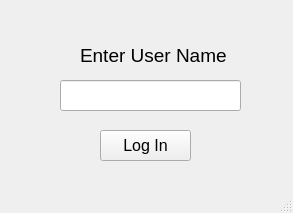
<?xml version="1.0" encoding="UTF-8"?>
<ui version="4.0">
 <class>LoginPage</class>
 <widget class="QMainWindow" name="LoginPage">
  <property name="geometry">
   <rect>
    <x>0</x>
    <y>0</y>
    <width>293</width>
    <height>213</height>
   </rect>
  </property>
  <property name="windowTitle">
   <string>Event Planner Login</string>
  </property>
  <widget class="QWidget" name="centralwidget">
   <widget class="QPushButton" name="loginButton">
    <property name="geometry">
     <rect>
      <x>100</x>
      <y>130</y>
      <width>91</width>
      <height>31</height>
     </rect>
    </property>
    <property name="font">
     <font>
      <pointsize>12</pointsize>
     </font>
    </property>
    <property name="text">
     <string>Log In</string>
    </property>
   </widget>
   <widget class="QLineEdit" name="userNameText">
    <property name="geometry">
     <rect>
      <x>60</x>
      <y>80</y>
      <width>181</width>
      <height>31</height>
     </rect>
    </property>
    <property name="font">
     <font>
      <pointsize>16</pointsize>
     </font>
    </property>
   </widget>
   <widget class="QLabel" name="label">
    <property name="geometry">
     <rect>
      <x>80</x>
      <y>40</y>
      <width>161</width>
      <height>31</height>
     </rect>
    </property>
    <property name="font">
     <font>
      <pointsize>14</pointsize>
     </font>
    </property>
    <property name="text">
     <string>Enter User Name</string>
    </property>
   </widget>
  </widget>
  <widget class="QMenuBar" name="menubar">
   <property name="geometry">
    <rect>
     <x>0</x>
     <y>0</y>
     <width>293</width>
     <height>21</height>
    </rect>
   </property>
  </widget>
  <widget class="QStatusBar" name="statusbar"/>
 </widget>
 <resources/>
 <connections/>
</ui>
